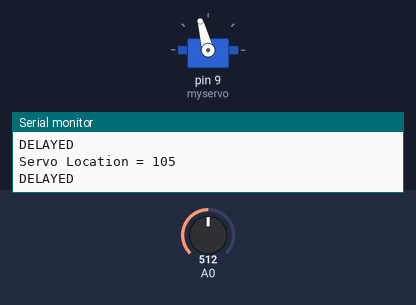
The sketch below on a simulated Arduino Uno, built with avr-gcc and run on an emulated ATmega328P. Parts: servo, the last lines printed to the serial monitor. Inputs (shaded band) come from the test bench; at power-on: A0 = 512.

Above: at 1.2 s.
1.3 s: A0 set to 531
4.3 s: A0 set to 549
7.3 s: A0 set to 716
At 7.9 s:
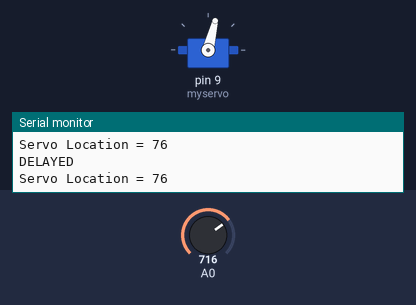
8.8 s: A0 set to 750
At 9.2 s:
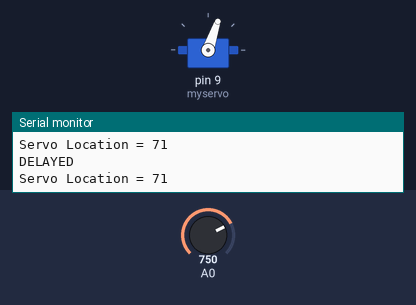
11.8 s: A0 set to 781
At 12.7 s:
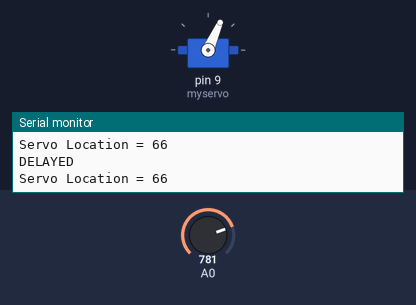
14.8 s: A0 set to 900
At 15.1 s:
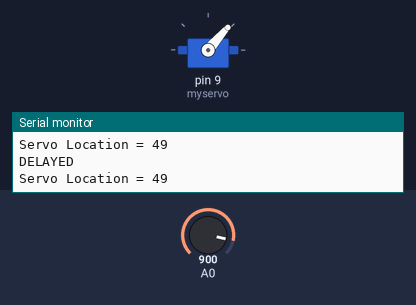
Timing chart, 0 to 17.3 s (numbered marks = the images above; inputs shaded):
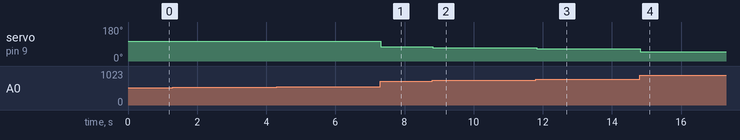

The sketch:

analogRead_Servo.ino
```cpp
/*
  Sensor Wall!

  Code written by: ElectricSlim (www.ElectricSlim.net)

  This is the code used to run the Sensor Wall. Each sensor is read with the
  analogRead command but their values change from sensor to sensor and
  therefore the servo output will react differently.

  */


#include <Servo.h>

Servo myservo;

int pos=0, sensorReading, oldReading=0;

void setup()
{
  myservo.attach(9);
  Serial.begin(9600);
  myservo.write(180);
}


void loop()
{
  sensorReading = analogRead(0);
  /*Serial.print("Sensor = ");
  Serial.println(sensorReading);*/
  sensorReading = map(sensorReading, 0, 1023, 180, 30);
  Serial.print("Servo Location = ");
  Serial.println(sensorReading);
  if (abs(sensorReading-oldReading) <= 3)
  {
    delay(10);
    Serial.println("DELAYED");
  }
  else
  {
    myservo.write(sensorReading);
    Serial.println("IT IS WRITTEN!");
  }
  oldReading = sensorReading;
  delay(10);

}
```

Measured:
- after the input at 7.3 s, servo on pin 9 (myservo): 105° → 76° at once
- after the input at 8.8 s, servo on pin 9 (myservo): 76° → 71° at once
- after the input at 11.8 s, servo on pin 9 (myservo): 71° → 66° at once
- after the input at 14.8 s, servo on pin 9 (myservo): 66° → 49° at once
